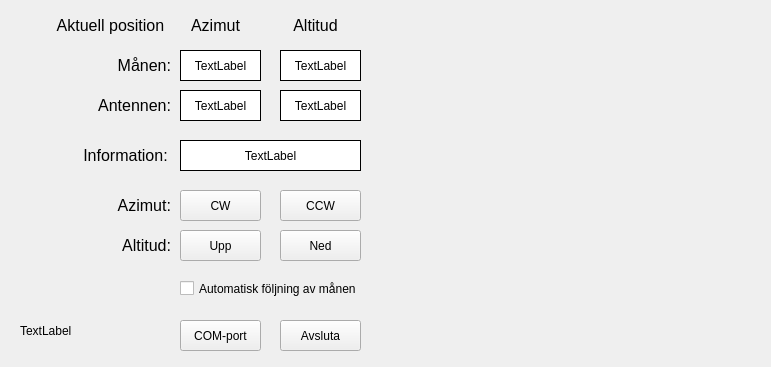
<?xml version="1.0" encoding="UTF-8"?>
<ui version="4.0">
 <class>Form</class>
 <widget class="QWidget" name="Form">
  <property name="geometry">
   <rect>
    <x>0</x>
    <y>0</y>
    <width>771</width>
    <height>367</height>
   </rect>
  </property>
  <property name="windowTitle">
   <string>SK6DG Remote Antenna Control  -- version  2023-03-06</string>
  </property>
  <widget class="QLabel" name="label">
   <property name="geometry">
    <rect>
     <x>30</x>
     <y>10</y>
     <width>161</width>
     <height>30</height>
    </rect>
   </property>
   <property name="font">
    <font>
     <pointsize>12</pointsize>
    </font>
   </property>
   <property name="text">
    <string>Aktuell position</string>
   </property>
   <property name="alignment">
    <set>Qt::AlignCenter</set>
   </property>
  </widget>
  <widget class="QPushButton" name="pushButton_Quit">
   <property name="geometry">
    <rect>
     <x>284</x>
     <y>230</y>
     <width>71</width>
     <height>31</height>
    </rect>
   </property>
   <property name="text">
    <string>Avsluta</string>
   </property>
   <property name="autoRepeat">
    <bool>true</bool>
   </property>
  </widget>
  <widget class="QLabel" name="label_3">
   <property name="geometry">
    <rect>
     <x>170</x>
     <y>10</y>
     <width>91</width>
     <height>30</height>
    </rect>
   </property>
   <property name="font">
    <font>
     <pointsize>12</pointsize>
    </font>
   </property>
   <property name="text">
    <string>Azimut</string>
   </property>
   <property name="alignment">
    <set>Qt::AlignCenter</set>
   </property>
  </widget>
  <widget class="QLabel" name="label_4">
   <property name="geometry">
    <rect>
     <x>270</x>
     <y>10</y>
     <width>91</width>
     <height>30</height>
    </rect>
   </property>
   <property name="font">
    <font>
     <pointsize>12</pointsize>
    </font>
   </property>
   <property name="text">
    <string>Altitud</string>
   </property>
   <property name="alignment">
    <set>Qt::AlignCenter</set>
   </property>
  </widget>
  <widget class="QLabel" name="label_2">
   <property name="geometry">
    <rect>
     <x>100</x>
     <y>50</y>
     <width>71</width>
     <height>30</height>
    </rect>
   </property>
   <property name="font">
    <font>
     <pointsize>12</pointsize>
    </font>
   </property>
   <property name="text">
    <string>Månen:</string>
   </property>
   <property name="alignment">
    <set>Qt::AlignRight|Qt::AlignTrailing|Qt::AlignVCenter</set>
   </property>
  </widget>
  <widget class="QLabel" name="label_5">
   <property name="geometry">
    <rect>
     <x>90</x>
     <y>90</y>
     <width>81</width>
     <height>30</height>
    </rect>
   </property>
   <property name="font">
    <font>
     <pointsize>12</pointsize>
    </font>
   </property>
   <property name="text">
    <string>Antennen:</string>
   </property>
   <property name="alignment">
    <set>Qt::AlignRight|Qt::AlignTrailing|Qt::AlignVCenter</set>
   </property>
  </widget>
  <widget class="QCheckBox" name="autoTrack">
   <property name="geometry">
    <rect>
     <x>180</x>
     <y>280</y>
     <width>181</width>
     <height>17</height>
    </rect>
   </property>
   <property name="text">
    <string>Automatisk följning av månen</string>
   </property>
  </widget>
  <widget class="QPushButton" name="azimuthCW">
   <property name="geometry">
    <rect>
     <x>180</x>
     <y>190</y>
     <width>81</width>
     <height>31</height>
    </rect>
   </property>
   <property name="text">
    <string>CW</string>
   </property>
  </widget>
  <widget class="QLabel" name="label_6">
   <property name="geometry">
    <rect>
     <x>80</x>
     <y>190</y>
     <width>91</width>
     <height>30</height>
    </rect>
   </property>
   <property name="font">
    <font>
     <pointsize>12</pointsize>
    </font>
   </property>
   <property name="text">
    <string>Azimut:</string>
   </property>
   <property name="alignment">
    <set>Qt::AlignRight|Qt::AlignTrailing|Qt::AlignVCenter</set>
   </property>
  </widget>
  <widget class="QPushButton" name="azimuthCCW">
   <property name="geometry">
    <rect>
     <x>280</x>
     <y>190</y>
     <width>81</width>
     <height>31</height>
    </rect>
   </property>
   <property name="text">
    <string>CCW</string>
   </property>
  </widget>
  <widget class="QLabel" name="label_7">
   <property name="geometry">
    <rect>
     <x>80</x>
     <y>230</y>
     <width>91</width>
     <height>30</height>
    </rect>
   </property>
   <property name="font">
    <font>
     <pointsize>12</pointsize>
    </font>
   </property>
   <property name="text">
    <string>Altitud:</string>
   </property>
   <property name="alignment">
    <set>Qt::AlignRight|Qt::AlignTrailing|Qt::AlignVCenter</set>
   </property>
  </widget>
  <widget class="QPushButton" name="eleveringUpp">
   <property name="geometry">
    <rect>
     <x>180</x>
     <y>230</y>
     <width>81</width>
     <height>31</height>
    </rect>
   </property>
   <property name="text">
    <string>Upp</string>
   </property>
  </widget>
  <widget class="QPushButton" name="eleveringNed">
   <property name="geometry">
    <rect>
     <x>280</x>
     <y>230</y>
     <width>81</width>
     <height>31</height>
    </rect>
   </property>
   <property name="text">
    <string>Ned</string>
   </property>
  </widget>
  <widget class="QPushButton" name="PushBtnAvsluta">
   <property name="geometry">
    <rect>
     <x>280</x>
     <y>320</y>
     <width>81</width>
     <height>31</height>
    </rect>
   </property>
   <property name="text">
    <string>Avsluta</string>
   </property>
  </widget>
  <widget class="QLabel" name="lblMoonAzimuth">
   <property name="geometry">
    <rect>
     <x>180</x>
     <y>50</y>
     <width>81</width>
     <height>31</height>
    </rect>
   </property>
   <property name="styleSheet">
    <string notr="true">background-color: rgb(255, 255, 255);</string>
   </property>
   <property name="frameShape">
    <enum>QFrame::Box</enum>
   </property>
   <property name="text">
    <string>TextLabel</string>
   </property>
   <property name="alignment">
    <set>Qt::AlignCenter</set>
   </property>
  </widget>
  <widget class="QLabel" name="lblMoonElevation">
   <property name="geometry">
    <rect>
     <x>280</x>
     <y>50</y>
     <width>81</width>
     <height>31</height>
    </rect>
   </property>
   <property name="styleSheet">
    <string notr="true">background-color: rgb(255, 255, 255);</string>
   </property>
   <property name="frameShape">
    <enum>QFrame::Box</enum>
   </property>
   <property name="text">
    <string>TextLabel</string>
   </property>
   <property name="alignment">
    <set>Qt::AlignCenter</set>
   </property>
  </widget>
  <widget class="QLabel" name="lblAntennaElevation">
   <property name="geometry">
    <rect>
     <x>280</x>
     <y>90</y>
     <width>81</width>
     <height>31</height>
    </rect>
   </property>
   <property name="styleSheet">
    <string notr="true">background-color: rgb(255, 255, 255);</string>
   </property>
   <property name="frameShape">
    <enum>QFrame::Box</enum>
   </property>
   <property name="text">
    <string>TextLabel</string>
   </property>
   <property name="alignment">
    <set>Qt::AlignCenter</set>
   </property>
  </widget>
  <widget class="QLabel" name="lblAntennaAzimuth">
   <property name="geometry">
    <rect>
     <x>180</x>
     <y>90</y>
     <width>81</width>
     <height>31</height>
    </rect>
   </property>
   <property name="styleSheet">
    <string notr="true">background-color: rgb(255, 255, 255);</string>
   </property>
   <property name="frameShape">
    <enum>QFrame::Box</enum>
   </property>
   <property name="text">
    <string>TextLabel</string>
   </property>
   <property name="alignment">
    <set>Qt::AlignCenter</set>
   </property>
  </widget>
  <widget class="QLabel" name="lblInfoTxt">
   <property name="geometry">
    <rect>
     <x>180</x>
     <y>140</y>
     <width>181</width>
     <height>31</height>
    </rect>
   </property>
   <property name="styleSheet">
    <string notr="true">background-color: rgb(255, 255, 255);</string>
   </property>
   <property name="frameShape">
    <enum>QFrame::Box</enum>
   </property>
   <property name="text">
    <string>TextLabel</string>
   </property>
   <property name="alignment">
    <set>Qt::AlignCenter</set>
   </property>
  </widget>
  <widget class="QLabel" name="label_8">
   <property name="geometry">
    <rect>
     <x>80</x>
     <y>140</y>
     <width>91</width>
     <height>30</height>
    </rect>
   </property>
   <property name="font">
    <font>
     <pointsize>12</pointsize>
    </font>
   </property>
   <property name="text">
    <string>Information:</string>
   </property>
   <property name="alignment">
    <set>Qt::AlignCenter</set>
   </property>
  </widget>
  <widget class="QLabel" name="lblDateTime">
   <property name="geometry">
    <rect>
     <x>20</x>
     <y>320</y>
     <width>111</width>
     <height>21</height>
    </rect>
   </property>
   <property name="text">
    <string>TextLabel</string>
   </property>
  </widget>
  <widget class="QPushButton" name="PushBtnCom">
   <property name="geometry">
    <rect>
     <x>180</x>
     <y>320</y>
     <width>81</width>
     <height>31</height>
    </rect>
   </property>
   <property name="text">
    <string>COM-port</string>
   </property>
  </widget>
 </widget>
 <resources/>
 <connections/>
</ui>
